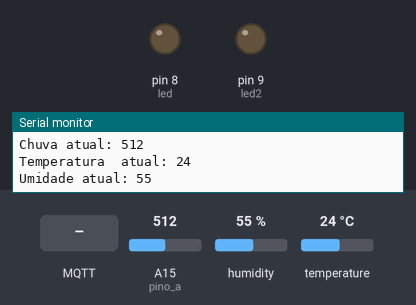
Bench run of a sketch on a simulated Arduino Mega 2560, built with avr-gcc and run on an emulated ATmega2560. Parts: output pins drawn as LEDs (lit = HIGH), the last lines printed to the serial monitor. The inputs (shaded band) are chosen by the test bench; at power-on: A15 (pino_a) = 512, humidity 55 %, temperature 24 °C. WiFi joins after 1.5 s; servers stay silent unless stated; no MQTT or app messages arrive unless stated.

Above: at 4.2 s.
4.3 s: MQTT message "1" arrives on the first subscribed topic
At 6.2 s:
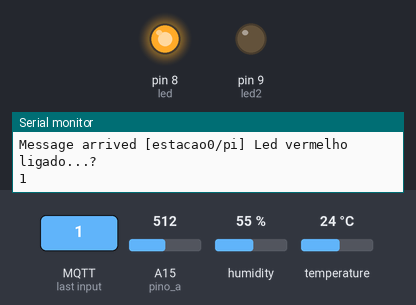
6.5 s: MQTT message "0" arrives on the first subscribed topic
At 8.0 s:
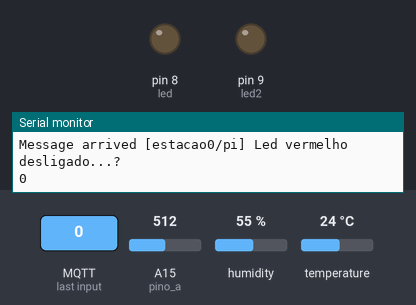
8.5 s: MQTT message "2" arrives on the first subscribed topic
At 9.7 s:
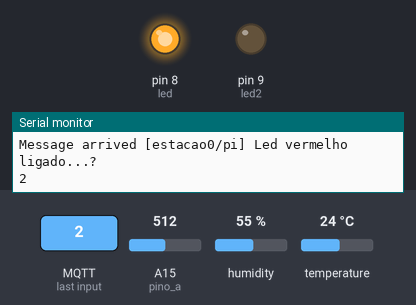
Timing chart, 0 to 11.5 s (numbered marks = the images above; inputs shaded):
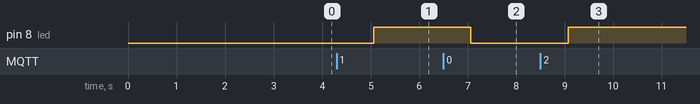

The sketch:

estacao_meteorologica.ino
```cpp
#include <SPI.h>
#include <Ethernet.h>
#include <PubSubClient.h>
#include <DHT.h>
#include <Wire.h>
#include <Adafruit_BMP280.h>

#define led 8
#define led2 9
#define pino_d  50     //sensor de chuva
#define pino_a  A15    //sensor de chuva
#define DHTPIN 46     // Define o pino de dados para pino digital 2
#define DHTTYPE DHT22   // Define que o sensor é o DHT 22 (AM2302)

byte mac[] = {  0xDE, 0xED, 0xBA, 0xFE, 0xFE, 0xED };
IPAddress broker(191,36,8,4);

DHT dht(DHTPIN, DHTTYPE);
Adafruit_BMP280 bmp;

EthernetClient ethClient;
PubSubClient client(ethClient);

int chuva_anterior = 0;
int temperatura_anterior = 0;
int umidade_anterior = 0;
float pressao_anterior = 0;

int chuva_atual = 0;
int umidade_atual = 0;
int temperatura_atual = 0;
float pressao_atual = 0;

void callback(char* topic, byte* payload, unsigned int length) {
  Serial.print("Message arrived [");
  Serial.print(topic);
  Serial.print("] ");
  if((char)payload[0] == '0'){
    digitalWrite(led,LOW);
    Serial.println("Led vermelho desligado...?");
  }else{
    digitalWrite(led,HIGH);
    Serial.println("Led vermelho ligado...?");
  }
  Serial.println((char)payload[0]);
}

void reconnect() {
  while (!client.connected()) {
    Serial.print("Attempting MQTT connection...");

    if (client.connect("arduinoClient")) {
      Serial.println("connected");
      client.subscribe("estacao0/pi");
    } else {
      Serial.print("failed, rc=");
      Serial.print(client.state());
      Serial.println(" try again in 5 seconds");
      delay(5000);
    }
  }
}

void setup()
{
  Serial.begin(9600);

  pinMode(led, OUTPUT);
  pinMode(led2, OUTPUT);
  pinMode(pino_a,INPUT); //sensor de chuva

  client.setServer(broker, 1883);
  client.setCallback(callback);

  Ethernet.begin(mac);
  dht.begin();

  /*if (!bmp.begin()) {
    Serial.println("Sensor não encontrado");
    while (1) {}
  }*/

  delay(1500);
}

void loop(){
  if (!client.connected()) {
    reconnect();
  } else {

    chuva_atual = analogRead(pino_a);

    umidade_atual = dht.readHumidity();

    temperatura_atual = dht.readTemperature();

    //pressao_atual = bmp.readPressure();

    char chuva_atual_str[10];
    char temperatura_atual_str[10];
    char umidade_atual_str[10];
    char pres_atual_str[10];

    itoa(chuva_atual,chuva_atual_str,10);
    itoa(temperatura_atual, temperatura_atual_str,10);
    itoa(umidade_atual, umidade_atual_str,10);
    itoa(pressao_atual,pres_atual_str,10);

    if((chuva_anterior >= chuva_atual+30 || chuva_anterior <= chuva_atual-30) && chuva_atual != 0){
      Serial.print("Chuva atual: ");
      Serial.println(chuva_atual);
      client.publish((const char*)"estacao0/chuva",chuva_atual_str);
    }


    if(temperatura_anterior != temperatura_atual && temperatura_atual != 0){
      Serial.print("Temperatura  atual: ");
      Serial.println(temperatura_atual);
      client.publish((const char*)"estacao0/temperatura",temperatura_atual_str);
    }


    if(umidade_anterior != umidade_atual && umidade_atual != 0){
      Serial.print("Umidade atual: ");
      Serial.println(umidade_atual);
      client.publish((const char*)"estacao0/umidade",umidade_atual_str);
    }

    /*if(pressao_anterior != pressao_atual){
      Serial.print("Pressão atual: ");
      Serial.println(pressao_atual);
      client.publish((const char*)"estacao0/pressao",pres_atual_str);
    }*/
  }

  chuva_anterior = chuva_atual;
  temperatura_anterior = temperatura_atual;
  umidade_anterior = umidade_atual;
  pressao_anterior = pressao_atual;

  delay(1000);

  client.loop();
  Ethernet.maintain();
}
```

Measured:
- after the input at 4.3 s, pin 8 (led): LOW → HIGH after 0.76 s
- after the input at 6.5 s, pin 8 (led): HIGH → LOW after 0.57 s
- after the input at 8.5 s, pin 8 (led): LOW → HIGH after 0.57 s
